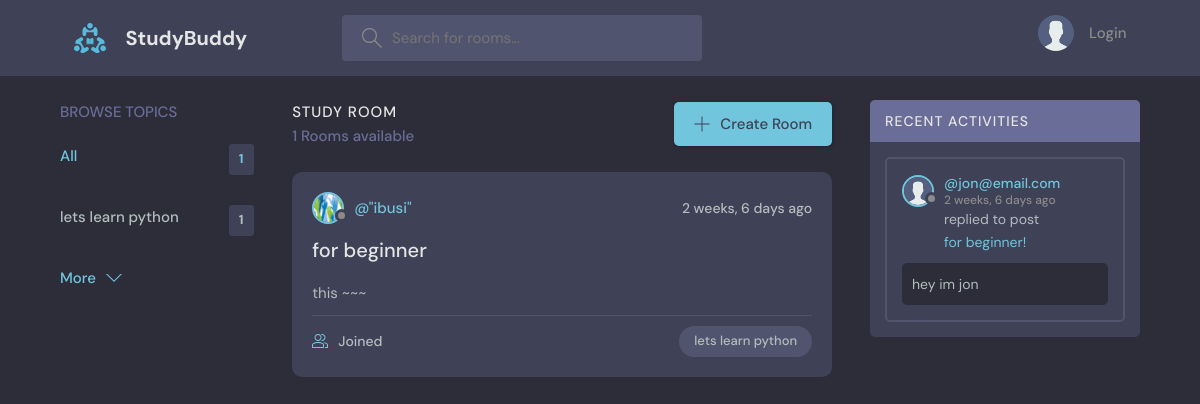
The page / on the database its author committed.
### base/models.py (models this page shows, shortened)
class Topic(models.Model):
    name = models.CharField(max_length=200)

class Room(models.Model):
    host = models.ForeignKey(User, on_delete=models.SET_NULL, null=True)
    topic = models.ForeignKey(Topic, on_delete=models.SET_NULL, null=True)
    name = models.CharField(max_length=200)
    description = models.TextField(null=True, blank=True)
    participants = models.ManyToManyField(User, related_name='participants')
    updated = models.DateTimeField(auto_now=True)
    created = models.DateTimeField(auto_now_add=True)
    class Meta:
        ordering =['-updated', '-created']
    def __str__(self):
        return self.name

class User(AbstractUser):
    name = models.CharField(max_length=200, null=True)
    email = models.EmailField(unique=True, null=True)
    bio = models.TextField(null=True)
    avatar = models.ImageField(null=True, default="avatar.svg")
    USERNAME_FIELD = 'email'
    REQUIRED_FIELDS = []

class Message(models.Model):
    user = models.ForeignKey(User, on_delete=models.CASCADE)
    room = models.ForeignKey(Room, on_delete=models.CASCADE)
    body = models.TextField()
    updated = models.DateTimeField(auto_now=True)
    created = models.DateTimeField(auto_now_add=True)
    class Meta:
        ordering =['-updated', '-created']

### base/views.py (the view)
# urls.py: path('', views.home, name="home"),
def home(request):
    q = request.GET.get('q') if request.GET.get('q') != None else ''
    rooms = Room.objects.filter(
        Q(topic__name__icontains=q) |
        Q(name__icontains=q) |
        Q(description__icontains=q)
        )
    topics = Topic.objects.all()[0:5]
    room_count = rooms.count()
    room_messages = Message.objects.filter(Q(room__topic__name__icontains=q))
    context = {'rooms': rooms, 'topics': topics, 'room_count': room_count, 'room_messages': room_messages}
    return render(request, 'base/home.html', context)

### base/templates/base/home.html (shortened to what this page needs)
{% extends 'main.html' %}
{% block content %}
    <main class="layout layout--3">
      <div class="container">
        {% include 'base/topic_component.html' %}
        <div class="roomList">
          <div class="roomList__header">
            <div>
              <h2>Study Room</h2>
              <p>{{room_count}} Rooms available</p>
            </div>
            <a class="btn btn--main" href="{% url 'create-room' %}">
              <svg version="1.1" xmlns="http://www.w3.org/2000/svg" width="32" height="32" viewBox="0 0 32 32">
                <title>add</title>
                <path
                  d="M16.943 0.943h-1.885v14.115h-14.115v1.885h14.115v14.115h1.885v-14.115h14.115v-1.885h-14.115v-14.115z"
                ></path>
              </svg>
              Create Room
            </a>
          </div>
          {% include 'base/feed_component.html' %}
        </div>
        {% include 'base/activity_component.html' %}
      </div>
    </main>
{% endblock %}

### base/templates/base/topic_component.html
<div class="topics">
    <div class="topics__header">
      <h2>Browse Topics</h2>
    </div>
    <ul class="topics__list">
      <li>
        <a href="{% url 'home' %}" class="active">All <span>{{topics.count}}</span></a>
      </li>
      {% for topic in topics%}
      <li>
        <a href="{% url 'home' %}?q={{topic.name}}">{{topic.name}} <span>{{topic.room_set.all.count}}</span></a>
      </li>
      {% endfor %}
    </ul>
    <a class="btn btn--link" href="{% url 'topics' %}">
      More
      <svg version="1.1" xmlns="http://www.w3.org/2000/svg" width="32" height="32" viewBox="0 0 32 32">
        <title>chevron-down</title>
        <path d="M16 21l-13-13h-3l16 16 16-16h-3l-13 13z"></path>
      </svg>
    </a>
  </div>

### base/templates/base/feed_component.html (shortened to what this page needs)
    {% for room in rooms %}
<div class="roomListRoom">
    <div class="roomListRoom__header">
      <a href="{% url 'user-profile' room.host.id %}" class="roomListRoom__author">
        <div class="avatar avatar--small">
          <img src="{{room.host.avatar.url}}" />
        </div>
        <span>@"{{room.host.username}}"</span>
      </a>
      <div class="roomListRoom__actions">
        <span>{{room.created|timesince}} ago</span>
      </div>
    </div>
    <div class="roomListRoom__content">
      <a href="{% url 'room' room.id %}">{{room.name}}</a>
      <p>
        {{room.description}}
      </p>
    </div>
    <div class="roomListRoom__meta">
      <a href="{% url 'room' room.id %}" class="roomListRoom__joined">
        {{ropom.participants.all.count}} Joined
      </a>
      <p class="roomListRoom__topic">{{room.topic.name}}</p>
    </div>
  </div>
  {% endfor %}

### base/templates/base/activity_component.html (shortened to what this page needs)
<div class="activities">
    <div class="activities__header">
      <h2>Recent Activities</h2>
    </div>
    {% for message in room_messages %}
    <div class="activities__box">
      <div class="activities__boxHeader roomListRoom__header">
        <a href="{% url 'user-profile' message.user.id %}" class="roomListRoom__author">
          <div class="avatar avatar--small">
            <img src="{{message.user.avatar.url}}" />
          </div>
          <p>
            @{{message.user}}
            <span>{{message.created|timesince}} ago</span>
          </p>
        </a>
      </div>
      <div class="activities__boxContent">
        <p>replied to post <a href="{% url 'room' message.room.id %}">{{message.room}}!</a></p>
        <div class="activities__boxRoomContent">
          {{message.body}}
        </div>
      </div>
    </div>
    {% endfor %}
  </div>

### rows shown on the page
Topic: name "lets learn python", room_set.all.count "1"
Room: host.avatar (picture), host.username "ibusi", created "2 weeks, 6 days", name "for beginner", description "this ~~~", topic.name "lets learn python"
Message: user.avatar (placeholder picture), user "jon@email.com", created "2 weeks, 6 days", room "for beginner", body "hey im jon"

### other values the page prints
{{ topics.count }} "1"
{{ room_count }} "1"
